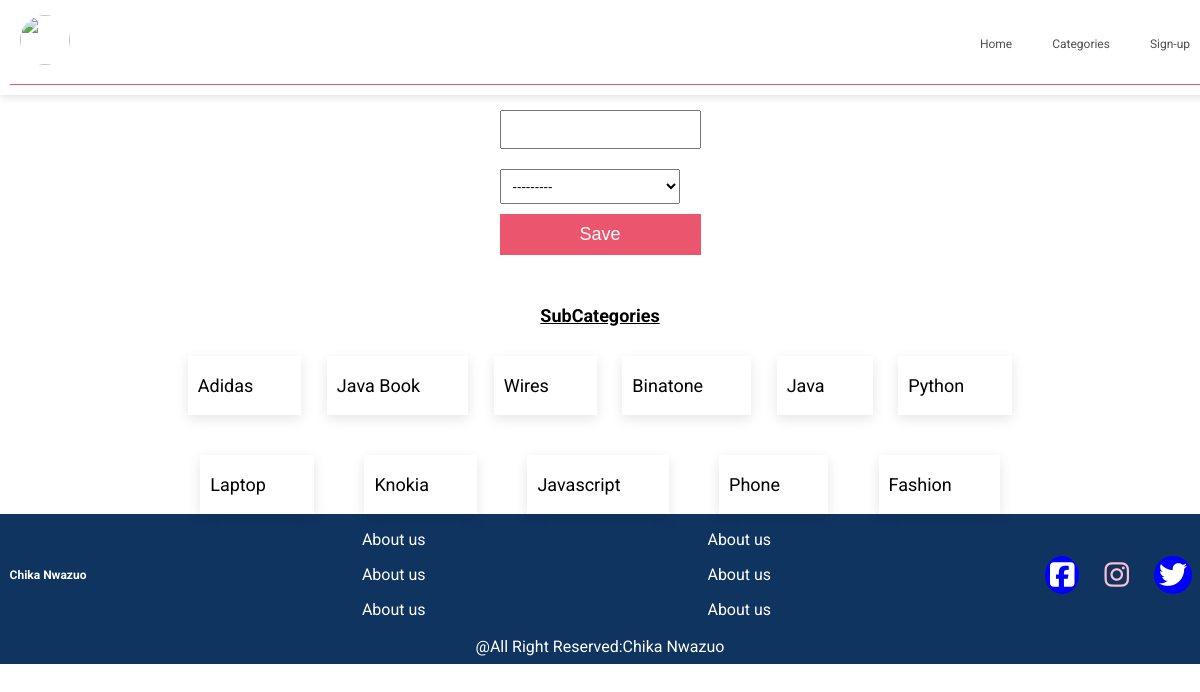
/adminapp/adminsubcats/, run on the app's committed database.
### adminapp/models.py (models this page shows, shortened)
class Subcategory(models.Model):
        category_id=models.ForeignKey(Category,related_name='categories',on_delete=models.CASCADE)
        subname=models.CharField(max_length=200,unique=True)

### adminapp/views.py (the view, shortened to what this page needs)
# urls.py: path('adminsubcats/',views.adminsubcats.as_view(),name="adminsubcats"),
class adminsubcats(View):
    def get(self,request):
        subform=SubcatsForm()
        context={'subform':subform}
        return render(request,'pages/adminsubcats.html',context)

### adminapp/forms.py
class SubcatsForm(forms.ModelForm):
	class Meta:
		model=Subcategory
		fields=('subname','category_id')
		subname=forms.CharField(widget=forms.TextInput(attrs={'placeholder':'Subcategory name'}))
		category_id=forms.CharField(widget=forms.Select())

### adminapp/models.py (called while the page is built)
    def __str__(self):
        return self.name

### commapp/context_processors.py (called while the page is built)
def category(request):
	category=Category.objects.all()
	categorytopbar=Category.objects.filter(categories__isnull=False).distinct()
	subcategory=Subcategory.objects.all()
	if request.user.is_authenticated:
		getwishlist=Wishlist.objects.filter(user=request.user).count()
		countcart=Cart.objects.filter(users=request.user).count()
	else:
		getwishlist=0
		countcart=0
	return{'category':category,'subcategory':subcategory,'categorytopbar':categorytopbar,'getwishlist':getwishlist,'countcart':countcart}

### adminapp/templates/pages/adminsubcats.html (shortened to what this page needs)
{% extends 'layout/based.html' %}
{% block content %}
<div class="admincategorypage">
	<form action="" method="post">
	{{subform.subname}}
	{{subform.category_id}}
	<button type="submit">Save</button>
</form>
<div class="displaycategory">
	<h1 style="font-size:18px; text-decoration:underline;">SubCategories</h1>
	<div class="admincategory">
		{% for subcat in subcategory %}
			<div class="admincatgorydatadiv">
				<h1>{{subcat.subname}}</h1>
			</div>
		{% endfor %}
	</div>
</div>
</div>
{% endblock  %}

### commapp/static/css/navbar.css (style rules this page uses)
* { padding: 0; margin: 0; }
body { font-family: 'Roboto', sans-serif; }
:root { --primary-color:#EB556E; --font-family: 'Roboto', sans-serif; }

### commapp/static/css/forms.css (style rules this page uses)
:root { --primary-color: #EB556E; --font-family: 'Roboto', sans-serif; }
.admincategorypage { display: flex; flex-direction: column; align-items: center; justify-content: center; margin: 0px auto; max-width: 70vw; }
.admincategorypage>form { display: flex; flex-direction: column; padding: 10px; }
::placeholder { color: #ccc; }
.admincategorypage>form>input,select { padding: 10px; outline: none; margin-bottom: 10px; }
.admincategorypage>form>button { padding: 10px; border: none; margin-bottom: 10px; color: white; font-size: 18px; font-weight: 500; background-color: var(--primary-color); cursor: pointer; }
.displaycategory { display: flex; flex-direction: column; align-items: center; justify-content: center; flex-wrap: wrap; margin-top: 30px; }
.admincategory { display: flex; align-items: center; justify-content: space-around; flex-wrap: wrap; gap: 10px; }
.admincatgorydatadiv { display: flex; align-items: center; justify-content: space-around; gap: 10px; margin-top: 30px; box-shadow: rgba(0, 0, 0, 0.1) 0px 4px 12px; padding: 10px; cursor: pointer; }
.admincatgorydatadiv>h1 { font-size: 18px; font-weight: 400; text-transform: capitalize; }
.registrationpage>form>input,select,textarea { width: 90%; padding: 8px; outline: none; margin: 10px 0px; }

### commapp/static/css/product.css (style rules this page uses)
:root { --primary-color: #EB556E; --font-family: 'Roboto', sans-serif; }

### data on the page
Subcategory: subname "Adidas"
Subcategory: subname "Java Book"
Subcategory: subname "Wires"
Subcategory: subname "Binatone"
Subcategory: subname "Java"
Subcategory: subname "Python"
Subcategory: subname "Laptop"
Subcategory: subname "Knokia"
Subcategory: subname "Javascript"
Subcategory: subname "Phone"
Subcategory: subname "Fashion"
